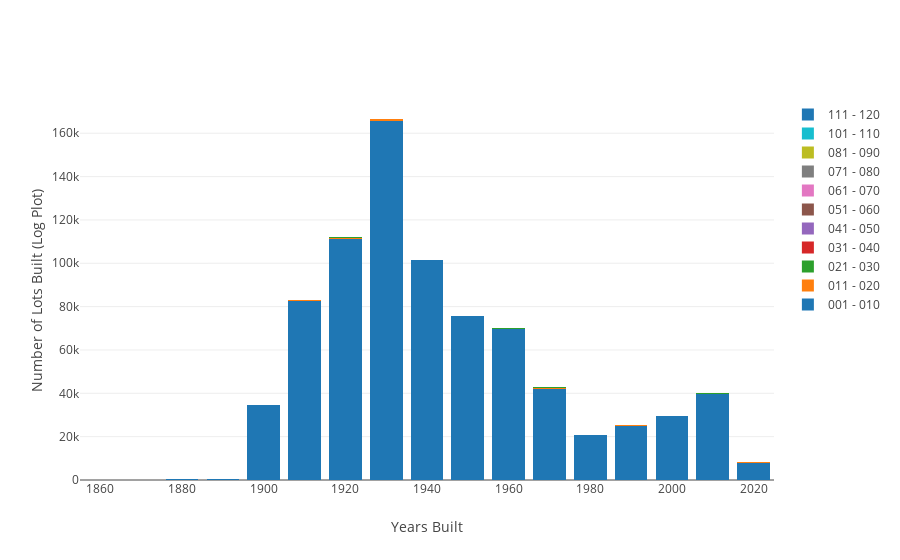

This figure's notebook cell:
### Code cell
dataframe = [] # dataframe info for traces
for i in range(0, len(unstack.columns)):
    trace = go.Bar(
        x = unstack[unstack.columns[i]].index,
        y = unstack[unstack.columns[i]],
        name=unstack.columns[i]
    )
    dataframe.append(trace) 

layout = go.Layout(
    xaxis = dict(title = 'Years Built'),
    yaxis = dict(title = 'Number of Lots Built (Log Plot)'
                 ),
    barmode = 'stack'
)
fig = go.Figure(data=dataframe, layout=layout)
plotly.offline.iplot(fig)

### Figure 1 — Plotly figure (JSON) as saved in the notebook; plotly's stock layout.template omitted (floating-point values rounded to 4 significant figures)
{"data": [{"name": "001 - 010 ", "type": "bar", "x": [1860, 1870, 1880, 1890, 1900, 1910, 1920, 1930, 1940, 1950, 1960, 1970, 1980, 1990, 2000, 2010, 2020], "y": [123, 107, 237, 609, 34534, 82617, 111394, 165430, 101385, 75705, 69572, 42055, 20612, 25024, 29476, 39493, 7857]}, {"name": "011 - 020 ", "type": "bar", "x": [1860, 1870, 1880, 1890, 1900, 1910, 1920, 1930, 1940, 1950, 1960, 1970, 1980, 1990, 2000, 2010, 2020], "y": [1, 1, 0, 3, 80, 359, 496, 961, 151, 102, 326, 530, 156, 172, 70, 378, 235]}, {"name": "021 - 030 ", "type": "bar", "x": [1860, 1870, 1880, 1890, 1900, 1910, 1920, 1930, 1940, 1950, 1960, 1970, 1980, 1990, 2000, 2010, 2020], "y": [0, 0, 0, 0, 7, 14, 36, 126, 17, 13, 56, 171, 71, 94, 32, 94, 84]}, {"name": "031 - 040 ", "type": "bar", "x": [1860, 1870, 1880, 1890, 1900, 1910, 1920, 1930, 1940, 1950, 1960, 1970, 1980, 1990, 2000, 2010, 2020], "y": [0, 0, 0, 0, 0, 1, 5, 33, 11, 2, 12, 60, 73, 78, 36, 59, 39]}, {"name": "041 - 050 ", "type": "bar", "x": [1860, 1870, 1880, 1890, 1900, 1910, 1920, 1930, 1940, 1950, 1960, 1970, 1980, 1990, 2000, 2010, 2020], "y": [0, 0, 0, 0, 0, 1, 2, 14, 6, 1, 4, 25, 22, 44, 12, 30, 28]}, {"name": "051 - 060 ", "type": "bar", "x": [1860, 1870, 1880, 1890, 1900, 1910, 1920, 1930, 1940, 1950, 1960, 1970, 1980, 1990, 2000, 2010, 2020], "y": [0, 0, 0, 0, 0, 0, 0, 6, 1, 1, 1, 5, 8, 10, 4, 24, 11]}, {"name": "061 - 070 ", "type": "bar", "x": [1860, 1870, 1880, 1890, 1900, 1910, 1920, 1930, 1940, 1950, 1960, 1970, 1980, 1990, 2000, 2010, 2020], "y": [0, 0, 0, 0, 0, 1, 1, 1, 3, 0, 0, 0, 0, 2, 1, 1, 13]}, {"name": "071 - 080 ", "type": "bar", "x": [1860, 1870, 1880, 1890, 1900, 1910, 1920, 1930, 1940, 1950, 1960, 1970, 1980, 1990, 2000, 2010, 2020], "y": [0, 0, 0, 0, 0, 0, 0, 0, 0, 0, 0, 0, 0, 1, 0, 3, 9]}, {"name": "081 - 090 ", "type": "bar", "x": [1860, 1870, 1880, 1890, 1900, 1910, 1920, 1930, 1940, 1950, 1960, 1970, 1980, 1990, 2000, 2010, 2020], "y": [0, 0, 0, 0, 0, 0, 0, 0, 1, 0, 0, 0, 1, 0, 0, 0, 5]}, {"name": "101 - 110 ", "type": "bar", "x": [1860, 1870, 1880, 1890, 1900, 1910, 1920, 1930, 1940, 1950, 1960, 1970, 1980, 1990, 2000, 2010, 2020], "y": [0, 0, 0, 0, 0, 0, 0, 0, 1, 0, 0, 0, 0, 0, 0, 1, 0]}, {"name": "111 - 120 ", "type": "bar", "x": [1860, 1870, 1880, 1890, 1900, 1910, 1920, 1930, 1940, 1950, 1960, 1970, 1980, 1990, 2000, 2010, 2020], "y": [0, 0, 0, 0, 0, 0, 0, 0, 0, 0, 0, 0, 0, 0, 0, 2, 0]}], "layout": {"barmode": "stack", "xaxis": {"title": "Years Built"}, "yaxis": {"title": "Number of Lots Built (Log Plot)"}}}
